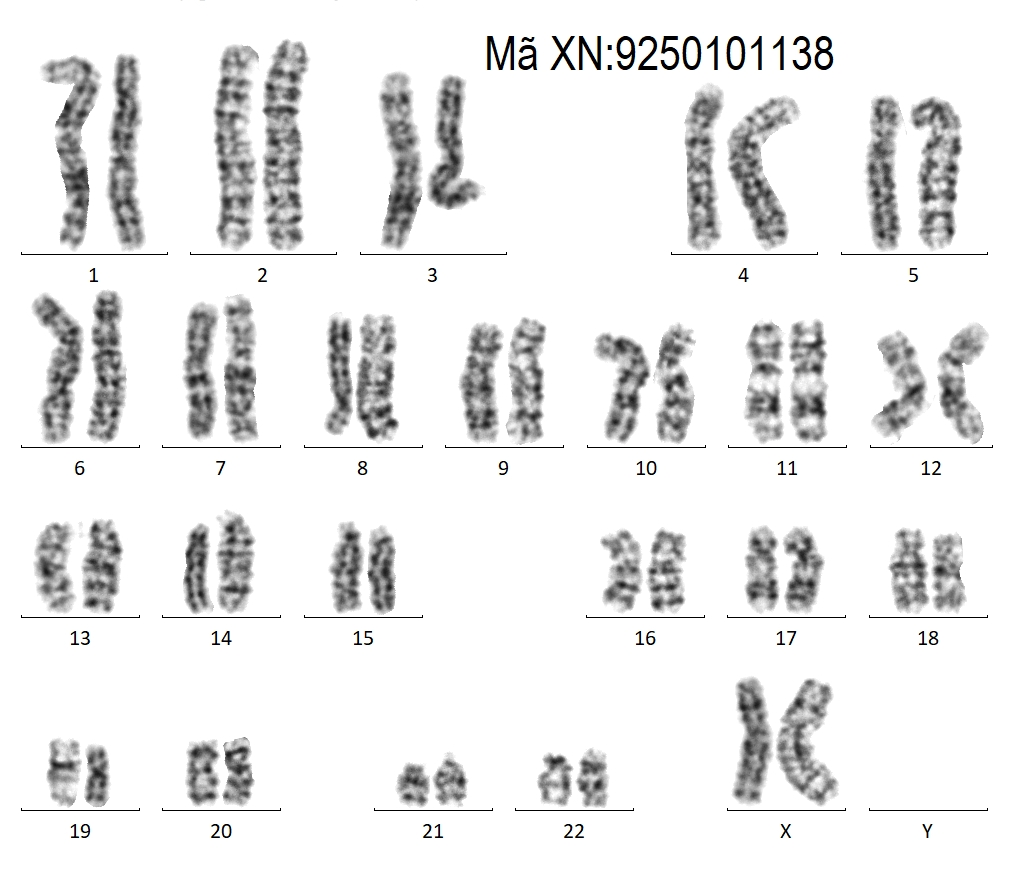
#> input picture data/raw/2025/9250101138.2.K.JPG, 1017 x 896 px
$ python -i preprocessing.py   (imports and definitions only)
#> lines starting #> are read from the running program, lines starting #| are printed output that depends on the picture; after the words box and inside, x2 and y2 are one past the last pixel; in counts of white or black regions, pixels touching at a corner belong together
#> in extract_object_rgba, img is the input picture: PIL image 1017x896 RGB; mean R, G, B 234.6, 234.6, 234.6
### morphology/mask_ops.py
# ============================================================
# FILE: morphology/mask_ops.py
# CHỨC NĂNG: Các thao tác xử lý mask hình thái học cho NST
# TÁCH TỪ: core/image_utils.py (phần phân tích cấu trúc mask)
# ============================================================

from typing import Tuple
import cv2
import numpy as np


def keep_largest_components(mask: np.ndarray, keep: int = 1) -> np.ndarray:
    """Giữ component lớn nhất để giảm noise; keep=0 thì bỏ qua."""
    if keep <= 0:
        return mask.astype(bool)
    mask_u8 = mask.astype(np.uint8)
    num_labels, labels, stats, _ = cv2.connectedComponentsWithStats(mask_u8, connectivity=8)
    if num_labels <= 1:
        return mask.astype(bool)
    areas = stats[1:, cv2.CC_STAT_AREA]
    order = np.argsort(areas)[::-1][:keep] + 1
    return np.isin(labels, order)


# [8 lines left out: function clean_mask, not called in this run]


def get_border_background(gray: np.ndarray, bg_margin: int = 15) -> Tuple[np.ndarray, int, float]:
    """Phát hiện nền bằng cách tìm vùng sáng tiếp xúc với biên ảnh."""
#> called with bg_margin = 15
    h, w = gray.shape
    border_pixels = np.concatenate([
        gray[0, :], gray[h-1, :],
        gray[:, 0], gray[:, w-1]
    ])
#> border_pixels = 3826 values, max 255 at index 0, min 224 at index 181, mean 254.9
    bg_ref = float(np.median(border_pixels))
#> bg_ref = 255
    threshold = max(210, int(bg_ref - bg_margin))
#> threshold = 240

    candidate_bg = gray >= threshold
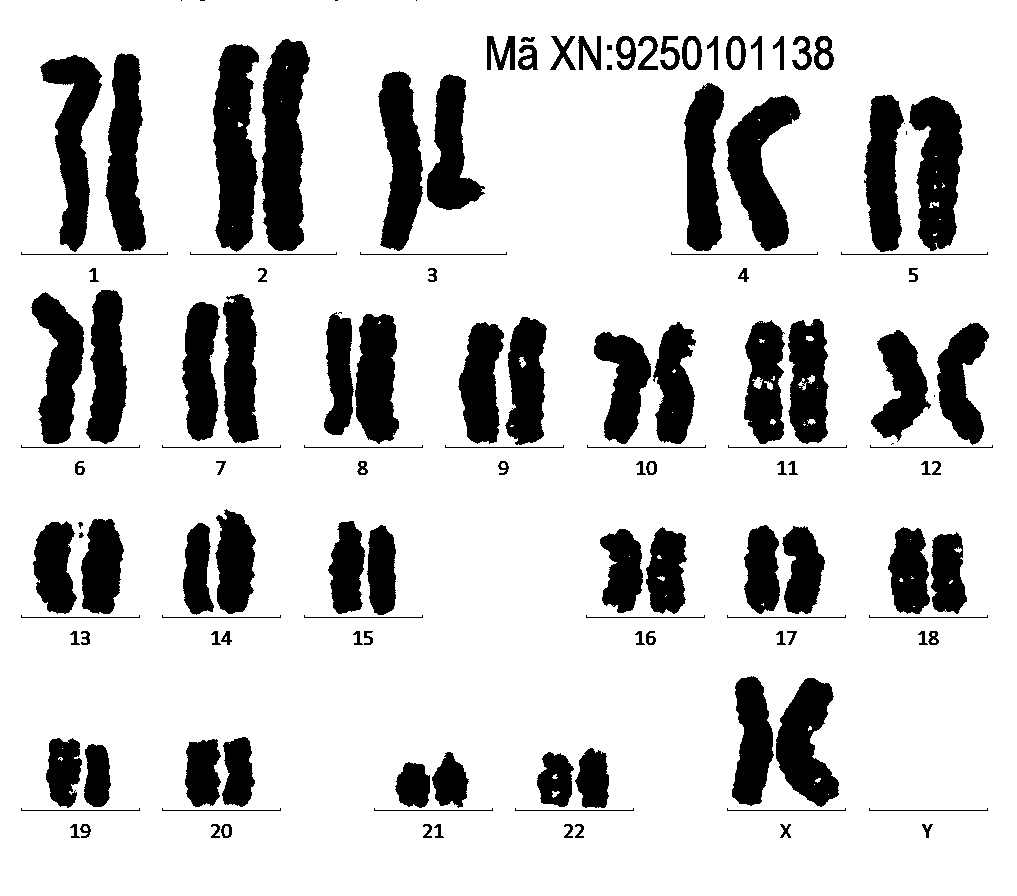
#> candidate_bg: shape (896, 1017) bool; 81.1% white; 138 black regions (12 under 20 px), largest, box (x1, y1, x2, y2) and area: (261, 39, 310, 251) 7604, (213, 44, 259, 252) 7036, (726, 95, 801, 251) 5670
    num_labels, labels, stats, _ = cv2.connectedComponentsWithStats(
        candidate_bg.astype(np.uint8), connectivity=8
    )
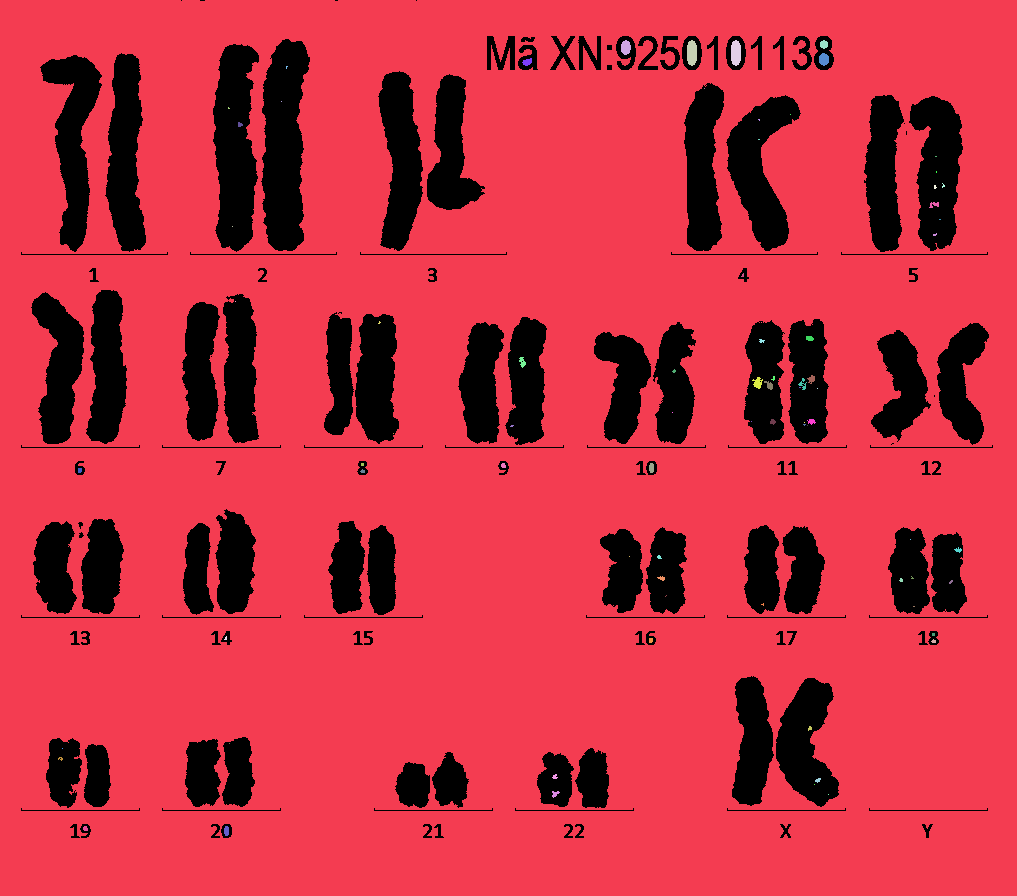
#> labels: shape (896, 1017) int32; 79 distinct labels, from 0 to 78; one colour per label, 0 black
#> num_labels = 79; stats = 79 rows, first 6: [21, 0, 972, 838, 172588], [0, 0, 1017, 896, 736926], [621, 40, 10, 15, 118], [687, 40, 10, 26, 222], [731, 40, 10, 26, 222], [820, 40, 8, 9, 56]
    border_labels = set(np.unique(np.concatenate([
        labels[0, :], labels[h-1, :],
        labels[:, 0], labels[:, w-1]
    ])))
#> border_labels = 2 items
    border_labels.discard(0)

    background = np.isin(labels, list(border_labels)) & candidate_bg
#> background: shape (896, 1017) bool; 80.9% white; 136 black regions (10 under 20 px), largest, box (x1, y1, x2, y2) and area: (261, 39, 310, 251) 7609, (213, 44, 259, 252) 7059, (726, 95, 801, 251) 5676
    return background, threshold, bg_ref

### data/preprocessing.py
# ============================================================
# FILE: data/preprocessing.py
# CHỨC NĂNG: Logic xử lý ảnh NST thô -> tạo dữ liệu tổng hợp
# TÁCH TỪ: pipeline/step01_data_prep.py (phần hàm nghiệp vụ)
# ============================================================

import random
from pathlib import Path
import cv2
import numpy as np
from PIL import Image

from config.settings import (
    BG_MARGIN, CROP_PADDING, KERNEL_SIZE, MASK_SHRINK_ITER,
    CANVAS_SIZE, TARGET_LONG_SIDE_MIN, TARGET_LONG_SIDE_MAX,
    MIN_OVERLAP_PIXELS, MAX_OVERLAP_RATIO,
)
from morphology.mask_ops import get_border_background, keep_largest_components


def extract_object_rgba(img_path: Path) -> tuple:
    """Tách NST đơn ra khỏi nền trắng, trả về (ảnh RGBA, mask) hoặc (None, None) nếu thất bại."""
    img = Image.open(img_path).convert("RGB")
    gray = np.array(img.convert("L"))

    background, threshold, bg_ref = get_border_background(gray, BG_MARGIN)
#> threshold = 240; bg_ref = 255
    object_mask = ~background

    kernel = np.ones((KERNEL_SIZE, KERNEL_SIZE), np.uint8)
    object_mask = cv2.morphologyEx(object_mask.astype(np.uint8)*255, cv2.MORPH_OPEN, kernel)
#> object_mask: shape (896, 1017); 18.1% white; 77 white regions, largest, box (x1, y1, x2, y2) and area: (262, 40, 310, 251) 7552, (213, 45, 259, 251) 7002, (727, 96, 800, 251) 5652
    object_mask = cv2.morphologyEx(object_mask, cv2.MORPH_CLOSE, kernel) > 0
#> object_mask: shape (896, 1017) bool; 18.3% white; 63 white regions, largest, box (x1, y1, x2, y2) and area: (732, 677, 838, 806) 8652, (262, 40, 310, 251) 7580, (594, 324, 695, 444) 7241
    object_mask = keep_largest_components(object_mask, keep=1)
#> in keep_largest_components, `num_labels, labels, stats, _ = cv2.connectedComponentsWithStats(mask_u..`:
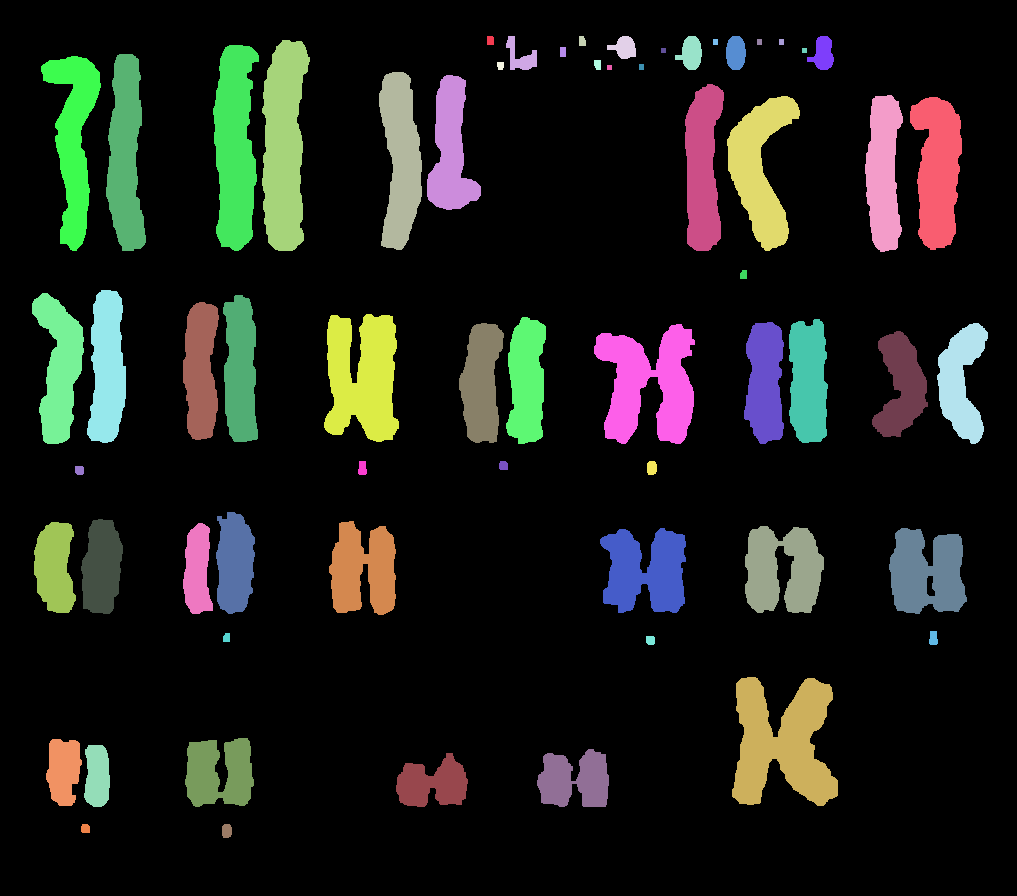
#> labels: shape (896, 1017) int32; 64 distinct labels, from 0 to 63; one colour per label, 0 black
#> in keep_largest_components, `num_labels, labels, stats, _ = cv2.connectedComponentsWithStats(mask_u..`: num_labels = 64; stats = 64 rows, first 6: [0, 0, 1017, 896, 744780], [487, 36, 7, 9, 62], [506, 36, 31, 34, 501], [579, 36, 7, 10, 64], [607, 36, 29, 23, 421], [675, 36, 27, 34, 599]
#> in keep_largest_components, `areas = stats[1:, cv2.CC_STAT_AREA]`: areas = 63 values, max 8652 at index 55, min 25 at index 13, mean 2642.1
#> in keep_largest_components, `order = np.argsort(areas)[::-1][:keep] + 1`: order = [56]

    if MASK_SHRINK_ITER > 0:
        object_mask = cv2.erode(object_mask.astype(np.uint8)*255, kernel, iterations=MASK_SHRINK_ITER) > 0
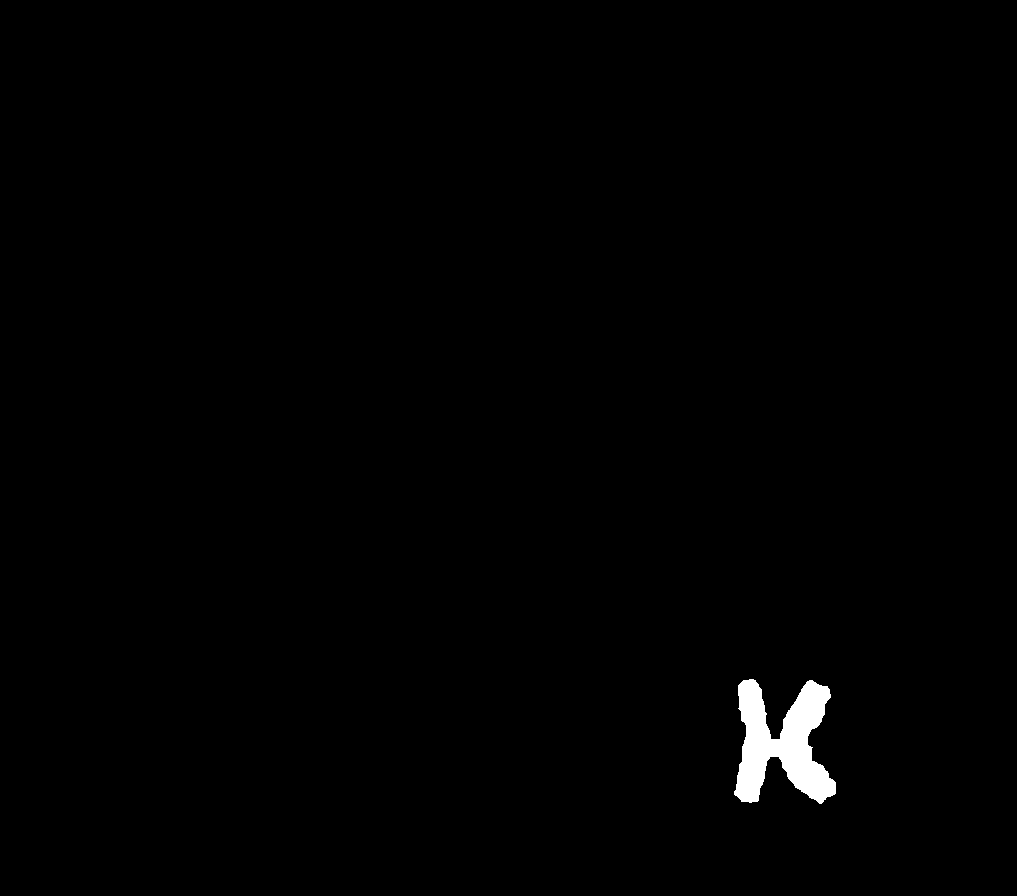
#> object_mask: shape (896, 1017) bool; 0.79% white; 1 white region, box (x1, y1, x2, y2) and area: (734, 679, 836, 804) 7172

    ys, xs = np.where(object_mask)
#> ys = 7172 values from 679 to 803; xs = 7172 values, max 835 at index 6159, min 734 at index 6682, mean 782.2
    if len(ys) == 0:
        return None, None
    x1, x2 = max(0, xs.min()-CROP_PADDING), min(img.width, xs.max()+CROP_PADDING)
#> x1 = 729; x2 = 840
    y1, y2 = max(0, ys.min()-CROP_PADDING), min(img.height, ys.max()+CROP_PADDING)
#> y1 = 674; y2 = 808

    cropped_mask = object_mask[y1:y2, x1:x2]
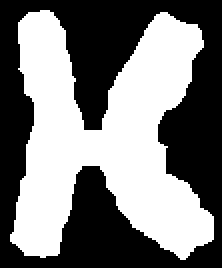
#> cropped_mask: shape (134, 111) bool (shown 2 times larger); 48.2% white; 1 white region, box (x1, y1, x2, y2) and area: (5, 5, 107, 130) 7172
    cropped_img = np.array(img)[y1:y2, x1:x2]

    rgba = np.zeros((cropped_img.shape[0], cropped_img.shape[1], 4), dtype=np.uint8)
    rgba[..., :3] = cropped_img
    rgba[..., 3] = cropped_mask.astype(np.uint8) * 255
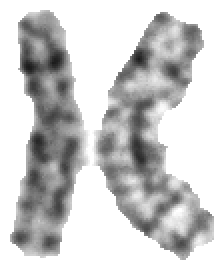
#> rgba: shape (134, 111, 4) (shown 2 times larger); mean R, G, B, A 197.7, 197.7, 197.7, 123; transparent parts drawn white

    return Image.fromarray(rgba, mode="RGBA"), Image.fromarray(cropped_mask.astype(np.uint8)*255, mode="L")


# [61 lines left out: functions _rotate_pair, make_overlap_canvas, not called in this run]

>>> result = extract_object_rgba('raw/2025/9250101138.2.K.JPG')

$ run again, on data/raw/2025/9250300941.2.K.JPG
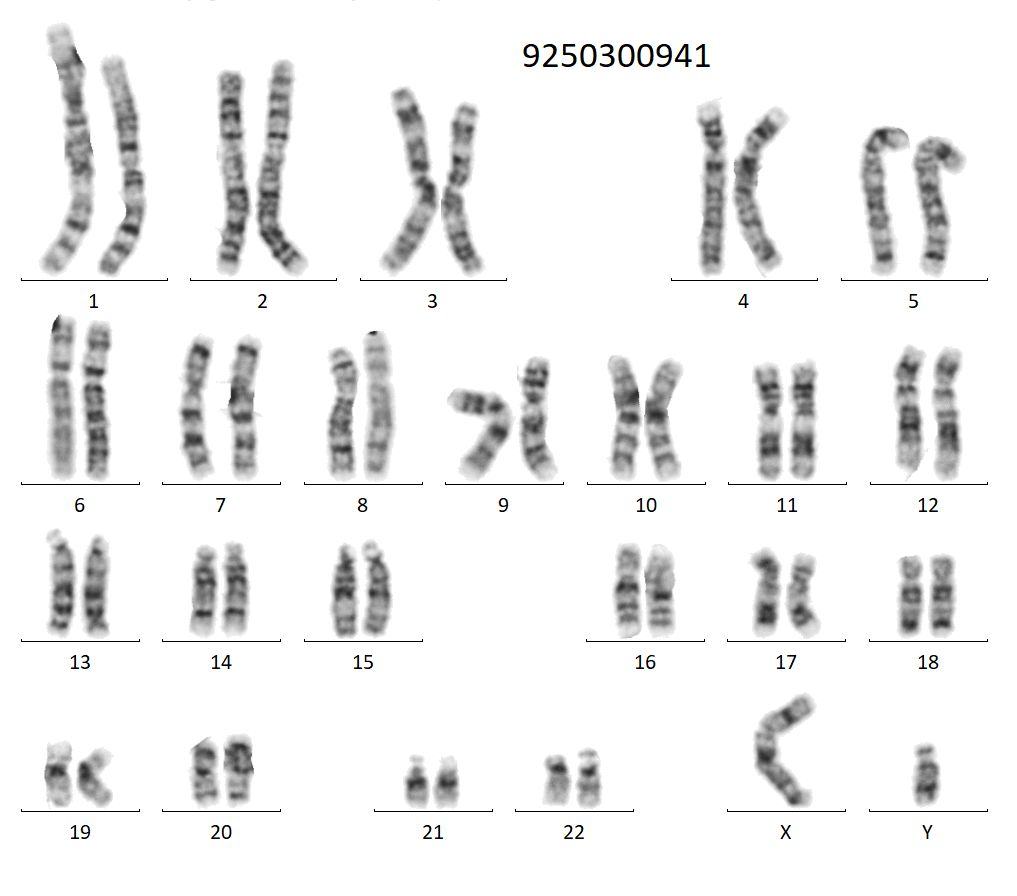
#> input picture data/raw/2025/9250300941.2.K.JPG, 1017 x 896 px
#> in extract_object_rgba, img is the input picture: PIL image 1017x896 RGB; mean R, G, B 238.8, 238.8, 238.8
#> border_pixels = 3826 values, max 255 at index 0, min 222 at index 212, mean 254.9
#> in get_border_background, `bg_ref = float(np.median(border_pixels))`: bg_ref = 255
#> in get_border_background, `threshold = max(210, int(bg_ref - bg_margin))`: threshold = 240
#> candidate_bg: shape (896, 1017) bool; 83.5% white; 273 black regions (157 under 20 px), largest, box (x1, y1, x2, y2) and area: (39, 23, 96, 276) 6754, (255, 59, 308, 277) 5623, (97, 55, 147, 277) 5545
#> in get_border_background, `num_labels, labels, stats, _ = cv2.connectedComponentsWithStats( candi..`: num_labels = 24; stats = 24 rows, first 6: [16, 0, 975, 840, 150319], [0, 0, 1017, 896, 760148], [527, 47, 8, 8, 53], [584, 47, 9, 17, 126], [622, 47, 9, 17, 130], [641, 47, 9, 17, 128]
#> border_labels = 2 items
#> in extract_object_rgba, `background, threshold, bg_ref = get_border_background(gray, BG_MARGIN)`: threshold = 240; bg_ref = 255
#> in keep_largest_components, `num_labels, labels, stats, _ = cv2.connectedComponentsWithStats(mask_u..`:
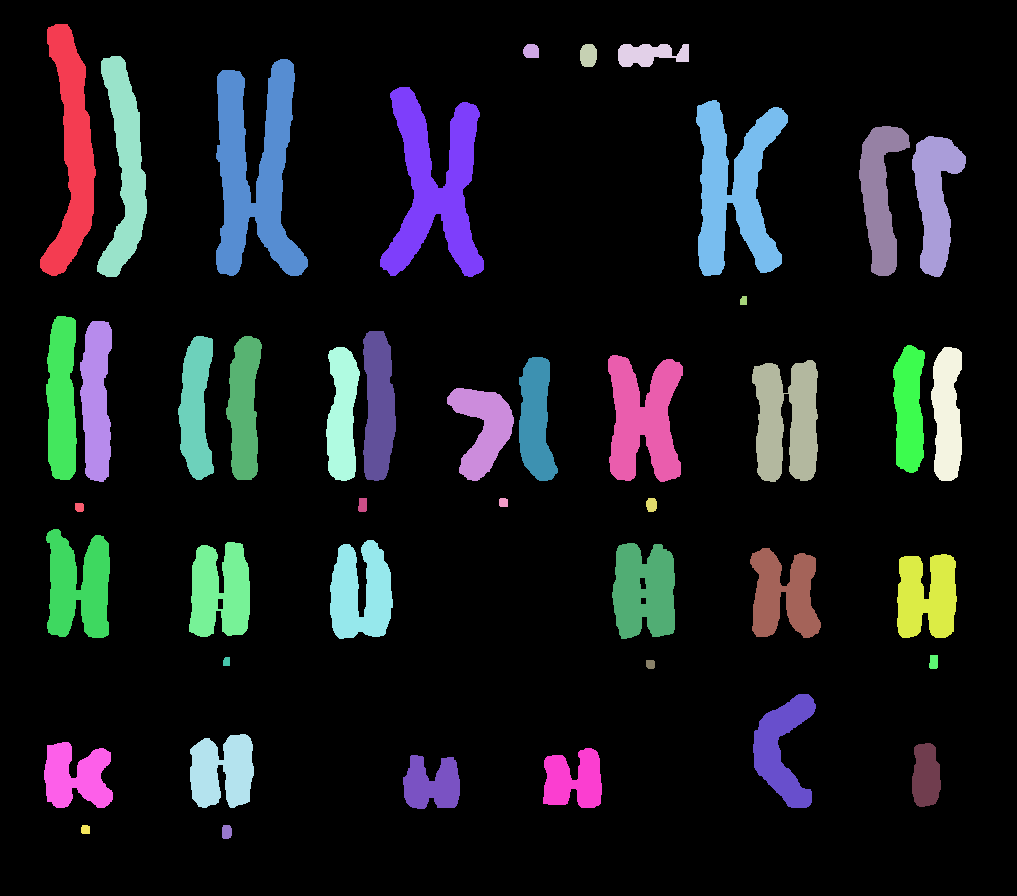
#> labels: shape (896, 1017) int32; 45 distinct labels, from 0 to 44; one colour per label, 0 black
#> in keep_largest_components, `num_labels, labels, stats, _ = cv2.connectedComponentsWithStats(mask_u..`: num_labels = 45; stats = 45 rows, first 6: [0, 0, 1017, 896, 766087], [40, 24, 56, 252, 6737], [523, 44, 16, 14, 198], [580, 44, 17, 23, 340], [618, 44, 71, 23, 1145], [97, 56, 50, 221, 5520]
#> areas = 44 values, max 11017 at index 5, min 58 at index 10, mean 3298.8
#> order = [6]
#> ys = 8901 values from 61 to 273; xs = 8901 values, max 305 at index 8504, min 218 at index 3675, mean 254.7
#> x1 = 213; x2 = 310
#> y1 = 56; y2 = 278
#> cropped_mask: shape (222, 97) bool; 41.3% white; 1 white region, box (x1, y1, x2, y2) and area: (5, 5, 93, 218) 8901
#> in extract_object_rgba, `rgba[..., 3] = cropped_mask.astype(np.uint8) * 255`:
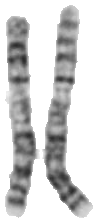
#> rgba: shape (222, 97, 4); mean R, G, B, A 204.4, 204.4, 204.4, 105.4; transparent parts drawn white
